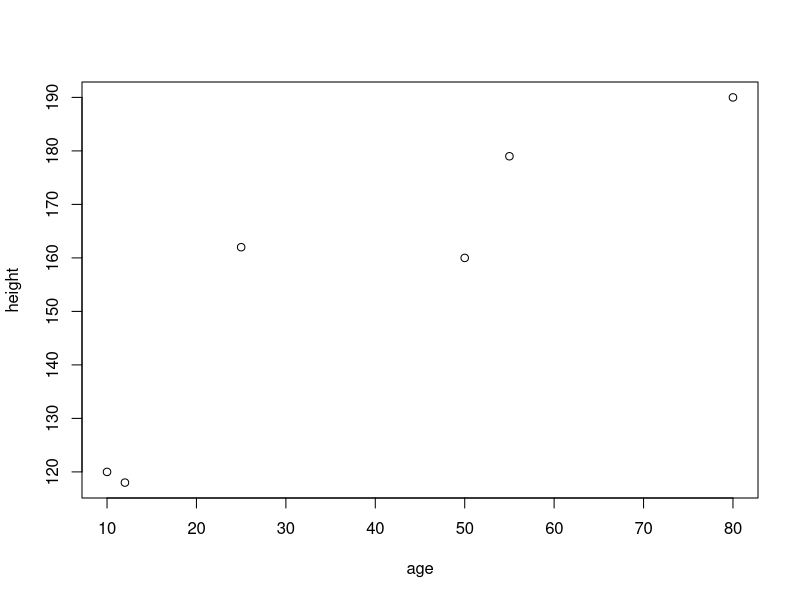
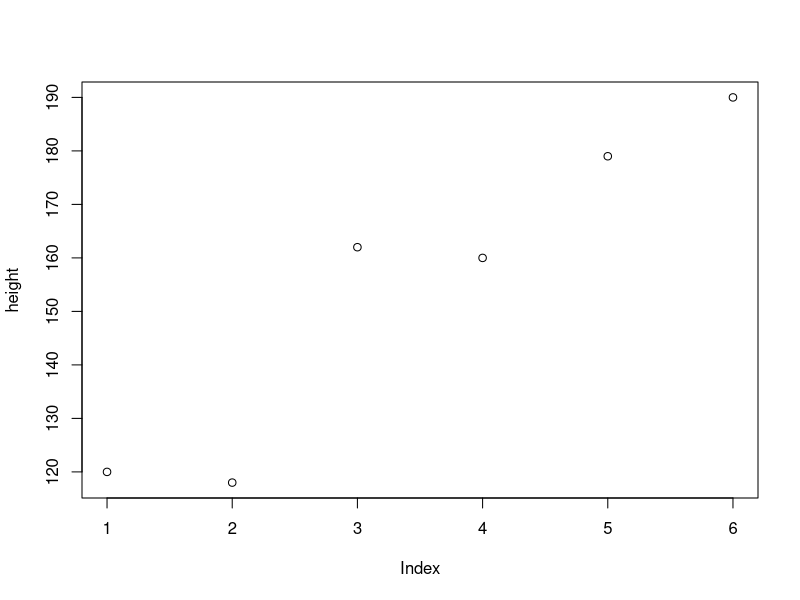
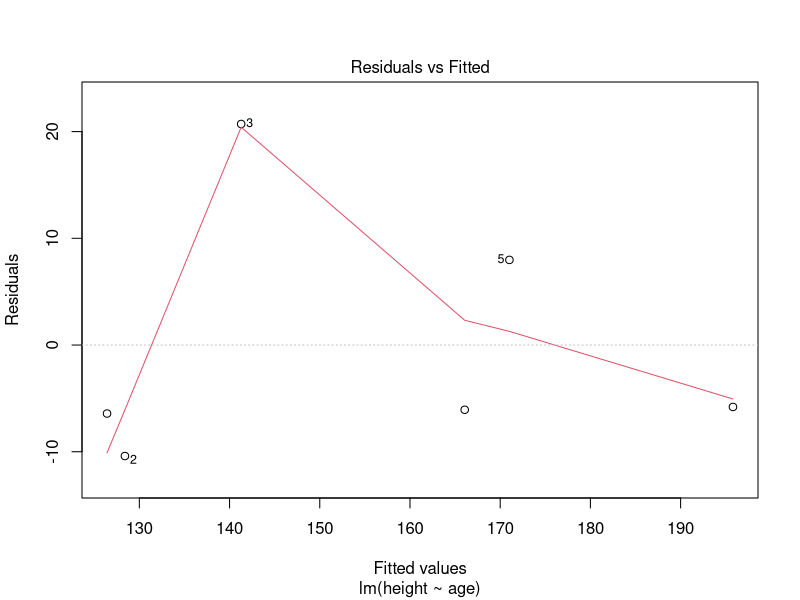
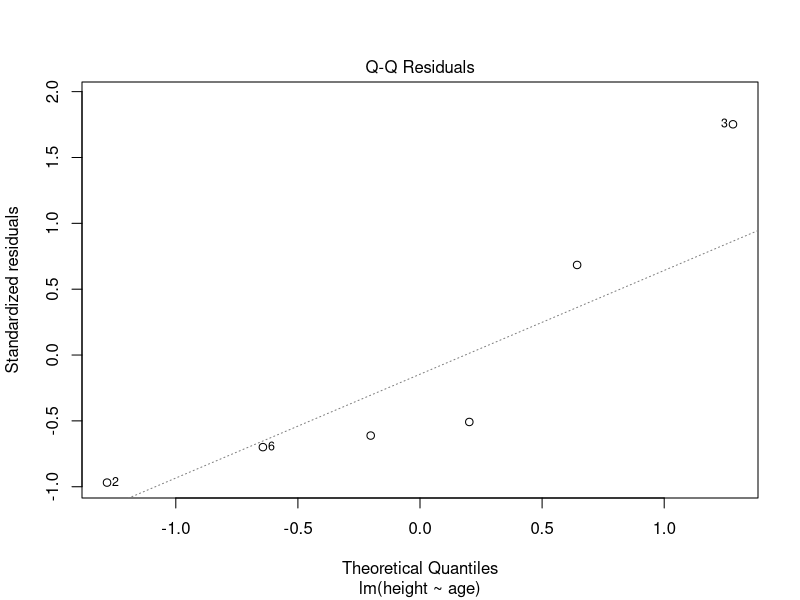
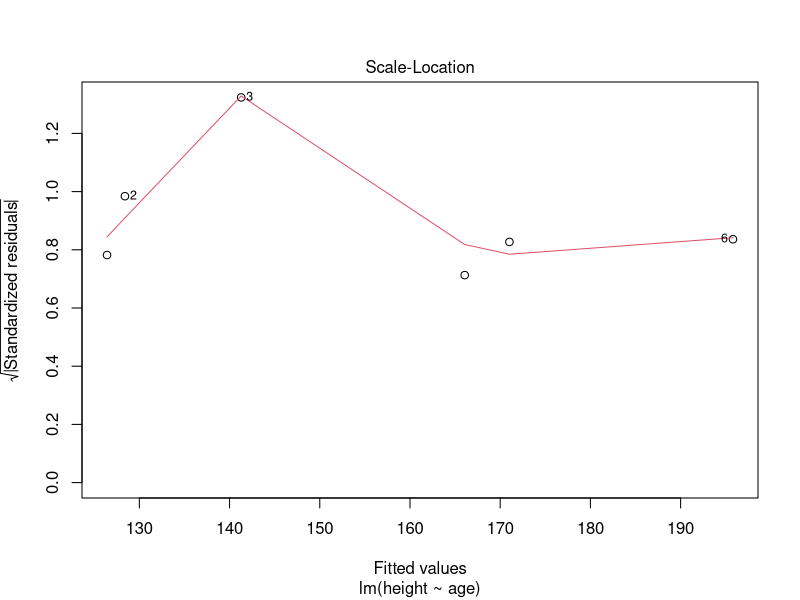
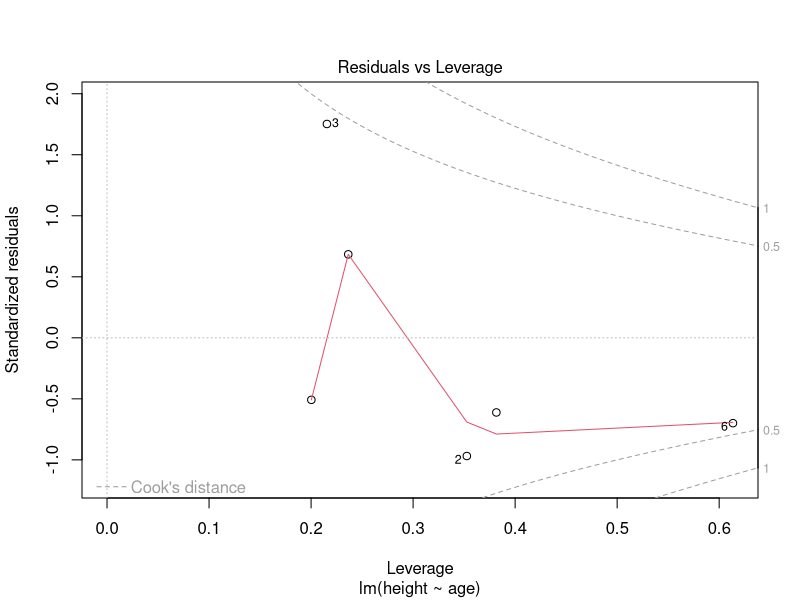
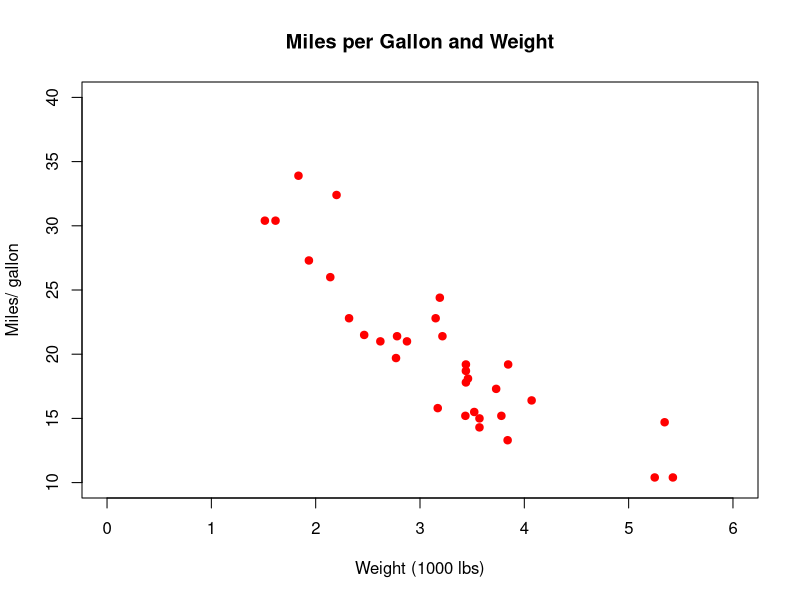
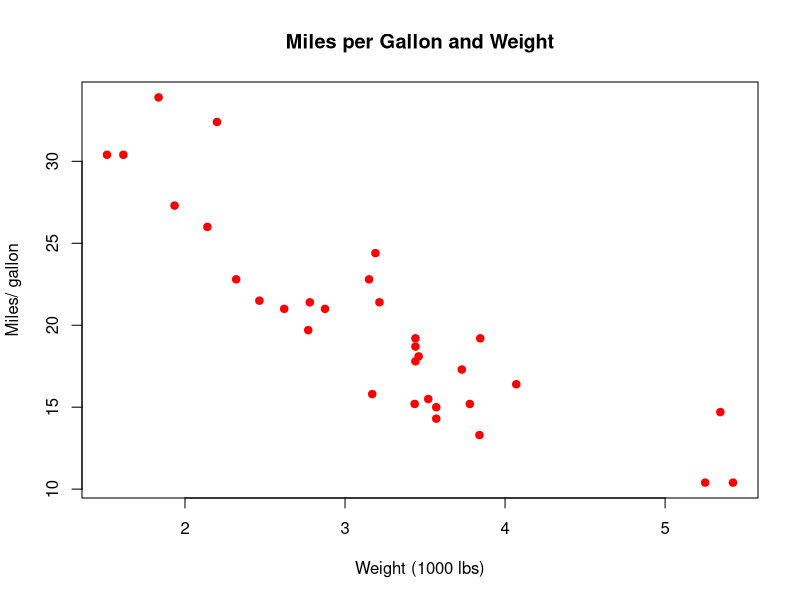

Recreate these plots in R, in order.
###############################################################################################################
# This file broadcasts the R code for BST 625 from 9:00 am ~ 10:30 am From Oct 11th to Dec 1st.
# After the class, this file will be empty. You can find all the R code files for BST 625  in its Blackboard.
################################################################################################################

age <- c(10, 80, 12, 
         25, 50, 55)

mean(x = age, trim = 0.2) 

height <- c(120, 118, 162, 160, 169, 170)
mean(height[which(age>20)])   # conditional mean: average body height for participants older                                                      #  than 20 years old
height[order(age)]  

############
# matrix
############

cbind(age, height) # create a matrix by binding the columns
rbind(age, height) # create a matrix by binding the rows
# create a matrix by specifying each element
mdat <- matrix(c(1,2,3, 11,12,13), nrow = 3, ncol = 2) 
mdat <- matrix(c(1,2,3, 11,12,13), 3, 2) 
mdat <- matrix(c(1,2,3, 11,12,13), ncol = 2, nrow = 3) 

mdat[2 , 2]
mdat[1:3 , 2]
mdat[c(1,3) , 2]
mdat[ , 2]
mdat[1 , ]

mdat[3 , 2] <- 5

mdat <- matrix(c(1,2,3, 11,12,13), nrow = 3, ncol = 2, 
               dimnames = list(Subject = c("Geometry","Algebra", "Reading"),
                               Edu = c("Elementary", "Graduate")
               )) 
mdat
## attributes() tells you the names and other information within an object
attributes(mdat) 
## str() compactly displays the structure of an arbitrary R object
str(mdat)

mdat <- matrix(c(1,2,3, 11,12,13), nrow = 3, ncol = 2, 
               dimnames = list(c("Geometry","Algebra", "Reading"),
                               c("Elementary", "Graduate")
               )) 
mdat

############
# array -- not required in this class
############

my.array <- array(1:24, dim=c(3,4,2))
my.array
attributes(my.array)

Satisfaction <- array(c(1, 2, 0, 0, 3, 3, 1, 2,
                        11, 17, 8, 4, 2, 3, 5, 2,
                        1, 0, 0, 0, 1, 3, 0, 1,
                        2, 5, 7, 9, 1, 1, 3, 6),
                      dim = c(4, 4, 2),
                      dimnames =
                        list(Income =
                               c("<5000", "5000-15000",
                                 "15000-25000", ">25000"),
                             JobSatisfaction =
                               c("V_D", "L_S", "M_S", "V_S"),
                             Gender = c("Female", "Male")))

Satisfaction
attributes(Satisfaction)

Satisfaction[ , , 1] ## only display female

Satisfaction[ 4, 3:4, 1]

############
# list
############

myNamedList <- list(Names = c("Min", "Robert", "Mary", "Hemant"), 
                    Height = c(165, 185, 170, 180), 
                    IsMale = c(FALSE, TRUE, FALSE, TRUE))

myNamedList
attributes(myNamedList)
str(myNamedList)
############
# data.frame
############

as.data.frame(myNamedList)
mtcars
is.data.frame(mtcars)
head(mtcars)
attributes(mtcars)
tail(mtcars)
contributors()

mean(mtcars$cyl)

## input each element one by one
age <- c(10, 12, 25, 50, 55, 80) # real or decimal 
sum(age)
summary(age)


x <- age[1:4]

## operators: R conduct one to one calculation by default
y <- 1:4
x + y
x - y
x/y
x*y
######## for single value, it repeats that value for you as a vector with the same length
y <- c(1,5)
x
y
yfake <- c(1, 5, 1, 5)
x + yfake
x + y
x - y
x/y
x*y
######## you can do something like
(x/log(y))^2 

dosageWeek1 <- c(2, 8, 9, 13, 25)
dosageWeek2 <- c(1, 7, 6, 12, 23)
dosage <- dosageWeek1 + dosageWeek2
summary(dosage)

## input each element one by one
names <- c("Min", "Robert", "Mary", "Hemant")

## use as. function
id <- as.character(1:4)
## use paste function
id2 <- paste(5:9)
id <- c(id, id2)
label1 <- paste("Scenario", LETTERS[1:4])
label2 <- paste("Scenario", 1:4, sep = "_")
label3 <- paste("Scenario", 1:4, collapse = "/") # we call this string
## use R Built-in Constants
Zone <- LETTERS[1:14]
zone <- letters[1:14]
Month.abb <- month.abb[1:4]
Month <- month.name[1:4]

## get information
zone # just type in the name to get information
head(zone) ## quick check for the first 6 elements/rows from data
length(zone) ## length of a vector
is.numeric(zone) # is it numeric or not? is.character(), is.na(), is.logical()...
is.character(zone)
is.vector(zone) # Is it a vector or not?
typeof(zone)

summary(zone) # not useful since summary() is for numeric values


##111111111  the following functions only applies to a character vector
toupper(zone) # to upper case
tolower(Zone) # to lower case
##111111111  end



dosage <- c("0-9g/day", "10-19", "20-29", "30+", "0-9g/day", "10-19", "20-29", "30+", "0-9g/day")
summary(dosage)  # not useful since summary() is for numeric values
table(dosage)   # table() is useful for character values


############# input a logical vector
condition <- c(FALSE, TRUE)
conditionC <- !condition   ## ! for the opposite
x <- c(0, 1:3, 0, -5, 6)
condition <- as.logical(x) ## 0 will be FALSE, otherwise it will be true

x == 1 # check if x equals to 1 through comparing each element
x > 1  # ........... greater than .......... 
x >= 1 # ........... greater than or equal to ..........
x <= 1 # ........... less than or equal to .......... 
x < 1  # ........... less than .......... 

x <- c(6, 3, 8, 10)
y <- 6:9

x == y # check if x equals to y through comparing each element 
x < y # ........... is smaller than y ...............
x <= y # .......... is smaller than or equal to y ...............

(x < y)|(x == y)  # | for "or"
x <= y
(x <= y)&(x == y) # & for "and"
x == y

age <- c(10, 12, 25, 50, 55, 80)
height <- c(120, 118, 162, 160, 169, 170)
height[which(age>20)] 
height[age>20] ## the same as above

############# logic vectors are useful for manipulating data
age <- c(6, 3, 8, 10, NA, NA, NA)
is.na(age)  # ask if each element is missing
age[!is.na(age)] # delete missing elements

age[is.na(age)] <- 999 ## missing value imputation
age <- c(6, 3, 8, 10, NA, NA, NA)
age[is.na(age)] <- mean(age, na.rm = TRUE) # mean imputation


############## factors 
esoph <- esoph  ## bring the data from the "datasets" package to your environment

head(esoph) ## show the first 6 rows of your data
esoph$agegp
is.factor(esoph$agegp) ## is it a factor?

agegp.cat <- paste(esoph$agegp) ## create character vector
is.factor(agegp.cat) ## is it a factor?
agegp.fac <- as.factor(agegp.cat) ## convert a character vector to a factor

levels <- c("25-34", "35-44", "45-54", "55-64", "65-74", "75+")
levels[c(1, 1, 1, 1, 1, 1, 1, 1, 1, 1, 1, 1, 1, 1, 1, 2, 2, 2)]

table(esoph$agegp) 
table(agegp.cat)  ## you can use table() for both 

age <- c(10, 12, 25, 50, 55, 80)
height <- c(120, 118, 162, 160, 179, 190)
################################################################
plot(age, height)
plot(height)

obj <- lm(height~age)
plot(obj)
methods(plot)
attributes(obj)

plot(mtcars$mpg ~ mtcars$wt,         # y ~ x
     xlim = c(0, 6),       # set x axis limits from 0 to 30
     ylim = c(10, 40),     # set y axis limits from 10 to 40
     main = "Miles per Gallon and Weight", # title for this plot
     xlab = "Weight (1000 lbs)",           # label for x axis
     ylab = "Miles/ gallon",               # label for y axis
     col = "red",          # color for the symbols
     pch = 19)             # shape for the symbols

### Please manipulate these inputs and see the changes in the output figure
## choose variables displacement (cu.in.) and weight 
## find colors in the following link
## https://www.datanovia.com/en/blog/awesome-list-of-657-r-color-names/

plot(mtcars$mpg ~ mtcars$wt,
     #  xlim = c(0, 6),
     #  ylim = c(10, 40),
     main = "Miles per Gallon and Weight",
     xlab = "Weight (1000 lbs)",
     ylab = "Miles/ gallon",
     col = "red",
     pch = 19)
